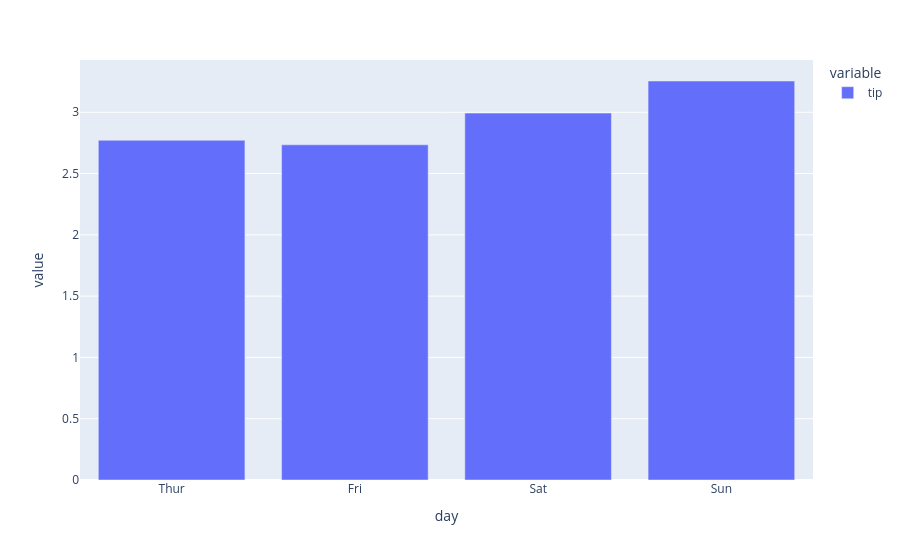

The notebook cell this image was saved under:
### Code cell
# barplt
fig=px.bar(tips.groupby('day')['tip'].mean())
fig.show()

### Figure 1 — Plotly figure (JSON) as saved in the notebook; plotly's stock layout.template omitted (floating-point values rounded to 4 significant figures)
{"data": [{"hovertemplate": "variable=tip<br>day=%{x}<br>value=%{y}<extra></extra>", "legendgroup": "tip", "marker": {"color": "#636efa", "pattern": {"shape": ""}}, "name": "tip", "orientation": "v", "showlegend": true, "textposition": "auto", "type": "bar", "x": ["Thur", "Fri", "Sat", "Sun"], "xaxis": "x", "y": [2.771, 2.735, 2.993, 3.255], "yaxis": "y"}], "layout": {"barmode": "relative", "legend": {"title": {"text": "variable"}, "tracegroupgap": 0}, "margin": {"t": 60}, "xaxis": {"anchor": "y", "domain": [0, 1], "title": {"text": "day"}}, "yaxis": {"anchor": "x", "domain": [0, 1], "title": {"text": "value"}}}}
